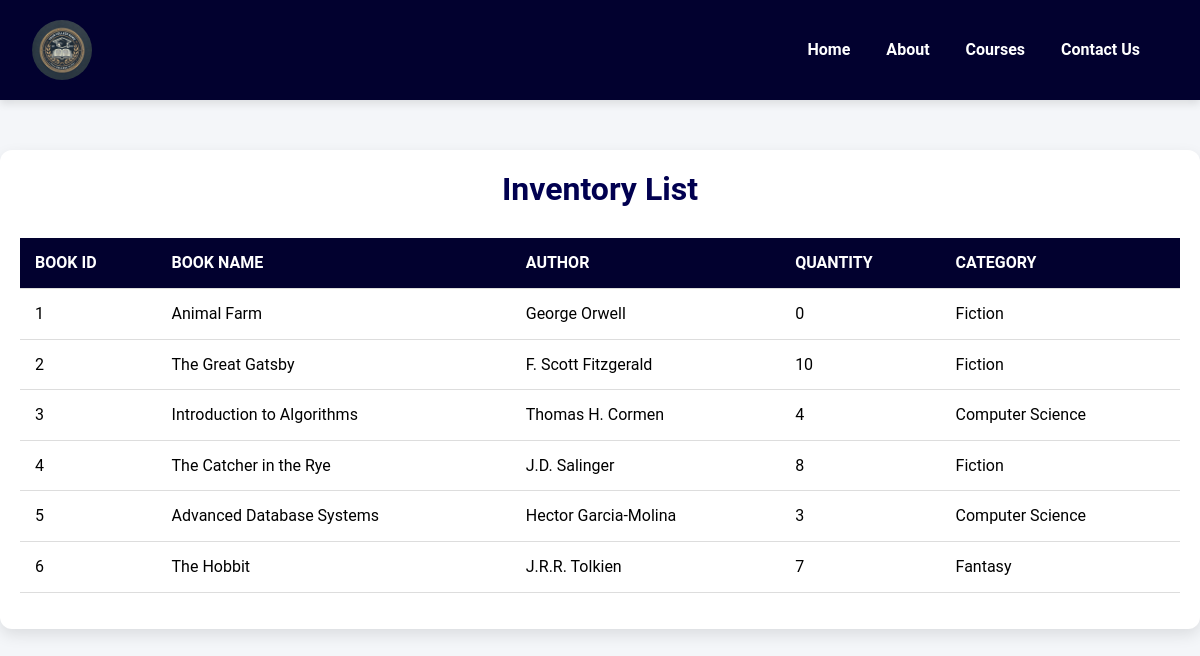
Page /show-inventory/ on the earlier database version.
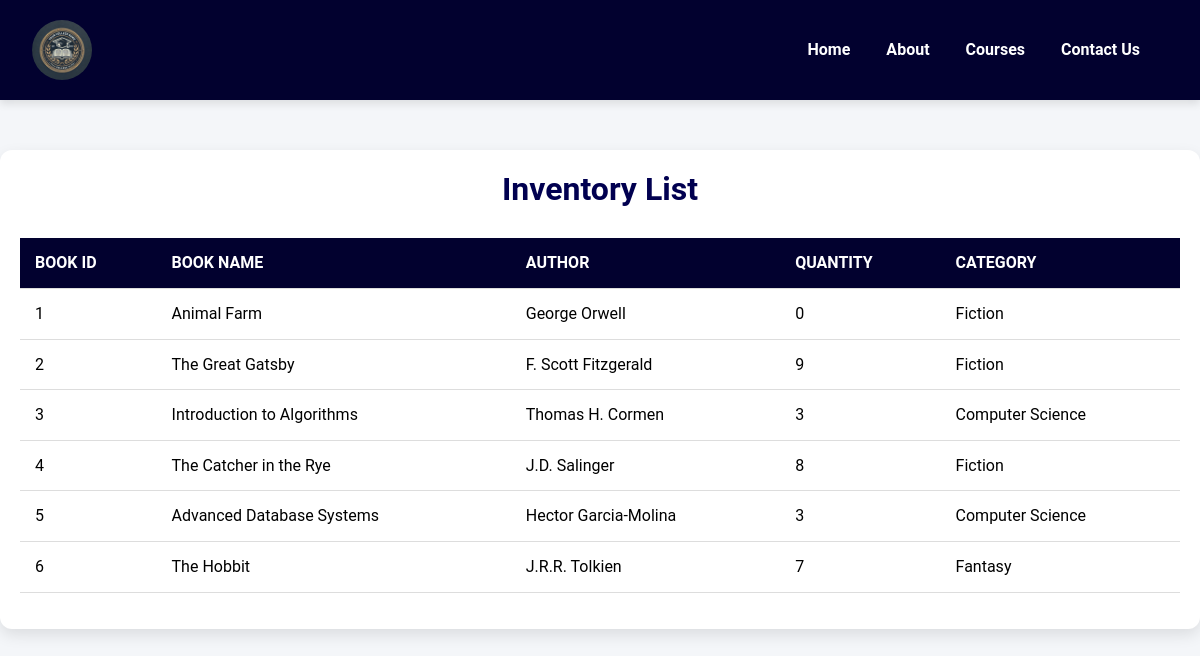
Same page on the later database version.
### dbms/models.py (models this page shows, shortened)
class LibraryInventory(models.Model):
    id = models.AutoField(primary_key=True)
    book_name = models.CharField(max_length=255)
    author = models.CharField(max_length=255)
    quantity = models.IntegerField()
    category = models.CharField(max_length=255)

### dbms/views.py (the view)
# urls.py: path('show-inventory/', show_inventory, name='show_inventory'),
def show_inventory(request):
    inventory = LibraryInventory.objects.all()  # Fetch all inventory entries
    context = {
        'inventory': inventory,
    }
    return render(request, 'show_inventory.html', context)

### templates/show_inventory.html (shortened to what this page needs)
{%load static%}
<!DOCTYPE html>
<html lang="en">
<head>
    <link rel="stylesheet" href="https://cdn.jsdelivr.net/npm/bootstrap@5.3.3/dist/css/bootstrap.min.css" />
    <link rel="stylesheet" href="https://cdn.jsdelivr.net/npm/bootstrap@5.3.3/dist/css/bootstrap.min.css" />
    <link rel="stylesheet" href="{% static 'lib.css' %}" />
</head>
<body>
    <nav class="navbar navbar-expand-lg">
        <div class="container-fluid">
            <a class="navbar-brand" href="#">
                <img src="{% static 'images/logo.png' %}" alt="College Logo" />
            </a>
            <div class="collapse navbar-collapse" id="navbarNav">
                <ul class="navbar-nav ms-auto">
                    <li class="nav-item">
                        <a class="nav-link" href="{% url 'home' %}"> <b>Home</b></a>
                    </li>
                    <li class="nav-item">
                        <a class="nav-link" href="{% url 'about' %}"> <b>About</b></a>
                    </li>
                    <li class="nav-item">
                        <a class="nav-link" href="{% url 'show_courses' %}"> <b>Courses</b></a>
                    </li>
                    <li class="nav-item">
                        <a class="nav-link" href="{% url 'contact' %}"> <b>Contact Us</b></a>
                    </li>
                </ul>
            </div>
        </div>
    </nav>
    <div class="container">
        <h2>Inventory List</h2>
        <table class="table">
            <thead>
                <tr>
                    <th>Book ID</th>
                    <th>Book Name</th>
                    <th>Author</th>
                    <th>Quantity</th>
                    <th>Category</th>
                </tr>
            </thead>
            <tbody>
                {% for book in inventory %}
                <tr>
                    <td>{{ book.id }}</td>
                    <td>{{ book.book_name }}</td>
                    <td>{{ book.author }}</td>
                    <td>{{ book.quantity }}</td>
                    <td>{{ book.category }}</td>
                </tr>
                {% endfor %}
            </tbody>
        </table>
    </div>
</body>
</html>

Differences in the rows shown:
changed LibraryInventory "The Great Gatsby": quantity "10" → "9"
changed LibraryInventory "Introduction to Algorithms": quantity "4" → "3"
